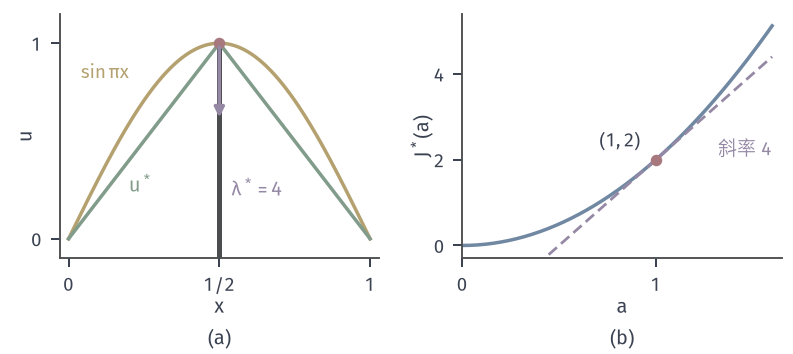

Reproduce this figure in Python.
from pathlib import Path
import sys
HERE = Path(__file__).resolve().parent
sys.path.insert(0, str(HERE.parent/'func-common'))
from func_fig import *
# min int u'^2/2, u in H_0^1, u(1/2)>=a：解 2a min(x,1-x)，J*(a)=2a^2。
fig, axes = figure(width_mm=112, height_mm=50, ncols=2)
panel(fig, left=.075, wspace=.26, bottom=.27)
ax = axes[0]
ax.plot(X, np.sin(np.pi*X), color=YELLOW, lw=1.4)
ax.plot(X, 2*np.minimum(X, 1-X), color=GREEN, lw=1.4)
ax.vlines(.5, -.1, 1, color=STROKE, lw=2.0, zorder=3)
dot(ax, .5, 1, RED)
ax.annotate('', xy=(.5, .62), xytext=(.5, .98), arrowprops=dict(arrowstyle='-|>', color=PURPLE, lw=1.4, shrinkA=0, shrinkB=0), zorder=7)
ax.text(.54, .22, r'$\lambda^*=4$', color=PURPLE, fontsize=8)
ax.text(.2, .82, r'$\sin\pi x$', color=YELLOW, fontsize=7.5, ha='right')
ax.text(.2, .24, '$u^*$', color=GREEN, fontsize=8, ha='left')
ax.set_xlim(-.03, 1.03); ax.set_ylim(-.1, 1.15); ax.set_xticks([0, .5, 1]); ax.set_xticklabels(['0', '1/2', '1']); ax.set_yticks([0, 1]); ax.set_xlabel('$x$', labelpad=1); ax.set_ylabel('$u$', labelpad=-2)
ax = axes[1]
a = np.linspace(0, 1.6, 200)
ax.plot(a, 2*a**2, color=BLUE, lw=1.4)
ax.plot(a, 2+4*(a-1), color=PURPLE, lw=1.1, ls=(0, (4, 2)))
dot(ax, 1, 2, RED)
ax.text(.92, 2.3, '$(1,2)$', fontsize=7.5, ha='right')
ax.text(1.6, 2.5, '斜率 4', color=PURPLE, fontsize=7.5, ha='right', va='top')
ax.set_xlim(0, 1.65); ax.set_ylim(-.3, 5.4); ax.set_xticks([0, 1]); ax.set_yticks([0, 2, 4]); ax.set_xlabel('$a$', labelpad=1); ax.set_ylabel(r'$J^*(a)$', labelpad=0)
tags(fig, axes)
save(fig, HERE, 'figure', {'sol': '2a min(x,1-x)', 'J*(a)': '2a^2', 'J(sin pi x)': float(np.pi**2/4)})
